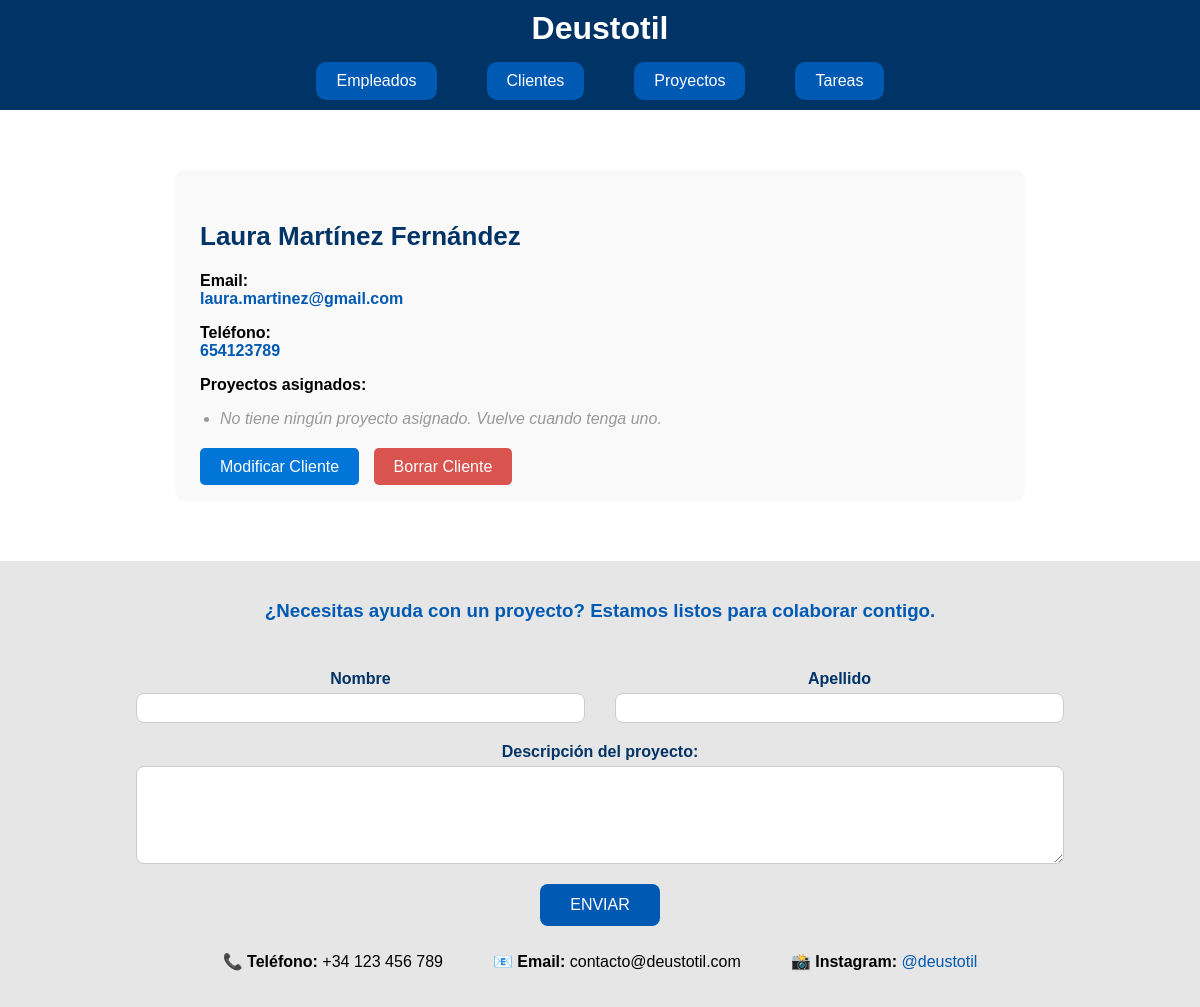
/deustotil/2/detalles_cliente (signed in), run on the app's committed database.
### appEmpresaDjango/models.py (models this page shows, shortened)
class Cliente(models.Model):
    nombre = models.CharField(max_length=100)
    email = models.EmailField()
    telefono = models.CharField(max_length=20)
    direccion = models.TextField()

### appEmpresaDjango/views.py (the view)
# urls.py: path('<int:pk>/detalles_cliente', views.DetailClienteView.as_view(), name='detalles_cliente'),
class DetailClienteView(LoginRequiredMixin, DetailView):
    model = Cliente
    context_object_name = 'lista_cliente'
    login_url = '/login/'

### appEmpresaDjango/templates/appEmpresaDjango/cliente_detail.html
{% extends "base.html" %}
{% block content %}
<section id="contenido" class="detalle-contenedor">
    <h1 class="titulo-detalle">{{ lista_cliente.nombre }} {{ lista_cliente.apellidos }}</h1>
    <p><strong>Email:</strong>
        <a href="mailto:{{ lista_cliente.email }}" class="link-lista">
            {{ lista_cliente.email }}
        </a>
    </p>
    <p><strong>Teléfono:</strong>
        <a href="tel:{{ lista_cliente.telefono }}" class="link-lista">
            {{ lista_cliente.telefono }}
        </a>
    </p>
    <p><strong>Proyectos asignados:</strong></p>
    <ul style="padding-left: 20px;">
        {% for proyecto in cliente.proyecto_set.all %}
            <li>
                <a href="{% url 'detalles_proyecto' proyecto.id %}" class="link-lista">
                    {{ proyecto.nombre }}
                </a>
            </li>
        {% empty %}
            <li class="mensaje-vacio">
                No tiene ningún proyecto asignado. Vuelve cuando tenga uno.
            </li>
        {% endfor %}
    </ul>
    <div style="margin-top: 30px;">
        <a href="{% url 'modificar_cliente' lista_cliente.id %}" class="boton-accion boton-editar">Modificar Cliente</a>
        <a href="{% url 'borrar_cliente' lista_cliente.id %}" class="boton-accion boton-borrar">Borrar Cliente</a>
    </div>
</section>
{% endblock %}

### appEmpresaDjango/static/css/estilo.css (style rules this page uses)
.link-lista { color: #0059b3; text-decoration: none; font-weight: 600; display: block; }
.mensaje-vacio { color: #999; font-style: italic; }
.detalle-contenedor { max-width: 800px; margin: 40px auto; padding: 25px; background-color: #f9f9f9; border-radius: 10px; font-family: Arial, sans-serif; }
.titulo-detalle { font-size: 26px; color: #003366; margin-bottom: 20px; }
.boton-accion { padding: 10px 20px; text-decoration: none; border-radius: 5px; color: white; margin-right: 10px; }
.boton-borrar { background-color: #d9534f; }
.boton-editar { background-color: #0275d8; }

### data on the page
Cliente: nombre "Laura Martínez Fernández", email "laura.martinez@gmail.com", telefono "654123789"
